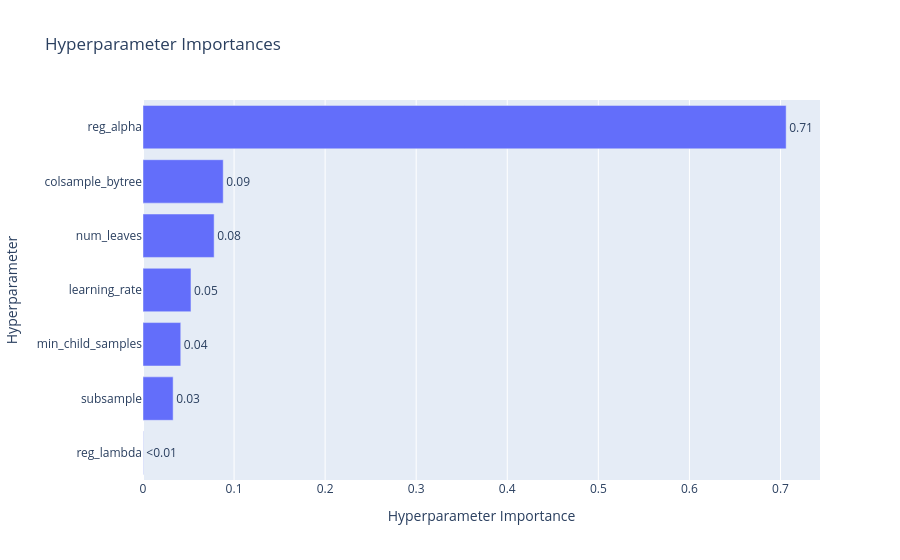

Notebook code for this chart:
### Code cell
# Optuna param importance — which hyperparameters actually matter?
try:
    import plotly
    fig = optuna.visualization.plot_param_importances(study)
    fig.show()
except (ImportError, ValueError):
    # Fallback: print importances without plotly (or if nbformat version incompatible)
    importances = optuna.importance.get_param_importances(study)
    print('Hyperparameter importances (fraction of variance explained):')
    for param, imp in sorted(importances.items(), key=lambda x: -x[1]):
        bar = '█' * int(imp * 40)
        print(f'  {param:<25} {imp:.3f}  {bar}')

### Figure 1 — Plotly figure (JSON) as saved in the notebook; plotly's stock layout.template omitted (floating-point values rounded to 4 significant figures)
{"data": [{"cliponaxis": false, "hovertemplate": ["reg_lambda (FloatDistribution): 0.00029534771665400323<extra></extra>", "subsample (FloatDistribution): 0.033100047864267124<extra></extra>", "min_child_samples (IntDistribution): 0.04146900577858691<extra></extra>", "learning_rate (FloatDistribution): 0.052680112595277336<extra></extra>", "num_leaves (IntDistribution): 0.07812258298564378<extra></extra>", "colsample_bytree (FloatDistribution): 0.08810132699587386<extra></extra>", "reg_alpha (FloatDistribution): 0.706231576063697<extra></extra>"], "name": "Objective Value", "orientation": "h", "text": ["<0.01", "0.03", "0.04", "0.05", "0.08", "0.09", "0.71"], "textposition": "outside", "type": "bar", "x": [0.0002953, 0.0331, 0.04147, 0.05268, 0.07812, 0.0881, 0.7062], "y": ["reg_lambda", "subsample", "min_child_samples", "learning_rate", "num_leaves", "colsample_bytree", "reg_alpha"]}], "layout": {"title": {"text": "Hyperparameter Importances"}, "xaxis": {"title": {"text": "Hyperparameter Importance"}}, "yaxis": {"title": {"text": "Hyperparameter"}}}}
